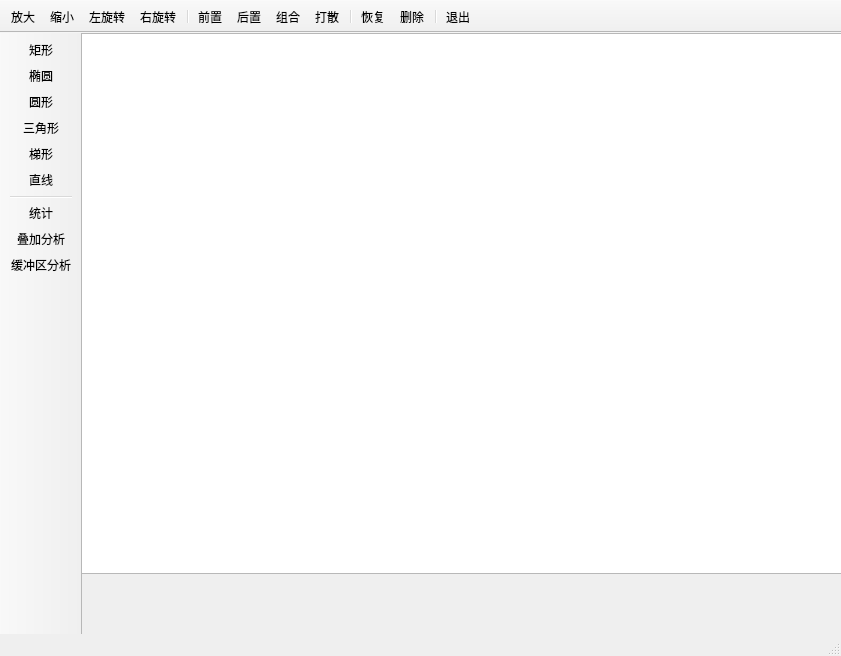
<?xml version="1.0" encoding="UTF-8"?>
<ui version="4.0">
 <class>MainWindow</class>
 <widget class="QMainWindow" name="MainWindow">
  <property name="geometry">
   <rect>
    <x>0</x>
    <y>0</y>
    <width>841</width>
    <height>656</height>
   </rect>
  </property>
  <property name="windowTitle">
   <string>图形编辑系统</string>
  </property>
  <widget class="QWidget" name="centralwidget">
   <widget class="GraphicsViewEx" name="View">
    <property name="geometry">
     <rect>
      <x>-10</x>
      <y>0</y>
      <width>771</width>
      <height>541</height>
     </rect>
    </property>
   </widget>
  </widget>
  <widget class="QMenuBar" name="menubar">
   <property name="geometry">
    <rect>
     <x>0</x>
     <y>0</y>
     <width>841</width>
     <height>21</height>
    </rect>
   </property>
  </widget>
  <widget class="QStatusBar" name="statusbar"/>
  <widget class="QToolBar" name="toolBar">
   <property name="windowTitle">
    <string>toolBar</string>
   </property>
   <property name="movable">
    <bool>false</bool>
   </property>
   <property name="toolButtonStyle">
    <enum>Qt::ToolButtonTextUnderIcon</enum>
   </property>
   <attribute name="toolBarArea">
    <enum>TopToolBarArea</enum>
   </attribute>
   <attribute name="toolBarBreak">
    <bool>false</bool>
   </attribute>
   <addaction name="actZoomIn"/>
   <addaction name="actZoomOut"/>
   <addaction name="actRotateLeft"/>
   <addaction name="actRotateRight"/>
   <addaction name="separator"/>
   <addaction name="actEdit_Front"/>
   <addaction name="actEdit_Back"/>
   <addaction name="actGroup"/>
   <addaction name="actGroupBreak"/>
   <addaction name="separator"/>
   <addaction name="actRestore"/>
   <addaction name="actEdit_Delete"/>
   <addaction name="separator"/>
   <addaction name="actQuit"/>
  </widget>
  <widget class="QToolBar" name="toolBar_2">
   <property name="windowTitle">
    <string>toolBar_2</string>
   </property>
   <property name="movable">
    <bool>false</bool>
   </property>
   <property name="toolButtonStyle">
    <enum>Qt::ToolButtonTextUnderIcon</enum>
   </property>
   <property name="统计" stdset="0">
    <string/>
   </property>
   <attribute name="toolBarArea">
    <enum>LeftToolBarArea</enum>
   </attribute>
   <attribute name="toolBarBreak">
    <bool>false</bool>
   </attribute>
   <addaction name="actItem_Rect"/>
   <addaction name="actItem_Ellipse"/>
   <addaction name="actItem_Circle"/>
   <addaction name="actItem_Triangle"/>
   <addaction name="actItem_Polygon"/>
   <addaction name="actItem_Line"/>
   <addaction name="separator"/>
   <addaction name="action_Statistics"/>
   <addaction name="action_Superposition"/>
   <addaction name="action_Buffer"/>
  </widget>
  <action name="actItem_Rect">
   <property name="icon">
    <iconset>
     <normaloff>images/Rect.png</normaloff>images/Rect.png</iconset>
   </property>
   <property name="text">
    <string>矩形</string>
   </property>
   <property name="toolTip">
    <string>添加矩形</string>
   </property>
  </action>
  <action name="actItem_Ellipse">
   <property name="icon">
    <iconset>
     <normaloff>images/Ellipse.png</normaloff>images/Ellipse.png</iconset>
   </property>
   <property name="text">
    <string>椭圆</string>
   </property>
   <property name="toolTip">
    <string>添加椭圆型</string>
   </property>
  </action>
  <action name="actItem_Line">
   <property name="icon">
    <iconset resource="res.qrc">
     <normaloff>:/images/images/LINE.BMP</normaloff>:/images/images/LINE.BMP</iconset>
   </property>
   <property name="text">
    <string>直线</string>
   </property>
   <property name="toolTip">
    <string>添加直线</string>
   </property>
  </action>
  <action name="actEdit_Delete">
   <property name="icon">
    <iconset resource="res.qrc">
     <normaloff>:/images/images/108.bmp</normaloff>:/images/images/108.bmp</iconset>
   </property>
   <property name="text">
    <string>删除</string>
   </property>
   <property name="toolTip">
    <string>删除选中的图元</string>
   </property>
  </action>
  <action name="actQuit">
   <property name="icon">
    <iconset resource="res.qrc">
     <normaloff>:/images/images/132.bmp</normaloff>:/images/images/132.bmp</iconset>
   </property>
   <property name="text">
    <string>退出</string>
   </property>
   <property name="toolTip">
    <string>退出本系统</string>
   </property>
  </action>
  <action name="actItem_Text">
   <property name="icon">
    <iconset resource="res.qrc">
     <normaloff>:/images/images/800.bmp</normaloff>:/images/images/800.bmp</iconset>
   </property>
   <property name="text">
    <string>文字</string>
   </property>
   <property name="toolTip">
    <string>添加文字</string>
   </property>
  </action>
  <action name="actEdit_Front">
   <property name="icon">
    <iconset resource="res.qrc">
     <normaloff>:/images/images/528.bmp</normaloff>:/images/images/528.bmp</iconset>
   </property>
   <property name="text">
    <string>前置</string>
   </property>
   <property name="toolTip">
    <string>居于最前面</string>
   </property>
  </action>
  <action name="actEdit_Back">
   <property name="icon">
    <iconset resource="res.qrc">
     <normaloff>:/images/images/526.bmp</normaloff>:/images/images/526.bmp</iconset>
   </property>
   <property name="text">
    <string>后置</string>
   </property>
   <property name="toolTip">
    <string>居于最后面</string>
   </property>
  </action>
  <action name="actItem_Polygon">
   <property name="icon">
    <iconset>
     <normaloff>images/tixing.webp</normaloff>images/tixing.webp</iconset>
   </property>
   <property name="text">
    <string>梯形</string>
   </property>
   <property name="toolTip">
    <string>添加梯形</string>
   </property>
  </action>
  <action name="actZoomIn">
   <property name="icon">
    <iconset>
     <normaloff>images/big.png</normaloff>images/big.png</iconset>
   </property>
   <property name="text">
    <string>放大</string>
   </property>
   <property name="toolTip">
    <string>放大</string>
   </property>
  </action>
  <action name="actZoomOut">
   <property name="icon">
    <iconset>
     <normaloff>images/small.png</normaloff>images/small.png</iconset>
   </property>
   <property name="text">
    <string>缩小</string>
   </property>
   <property name="toolTip">
    <string>缩小</string>
   </property>
  </action>
  <action name="actRotateLeft">
   <property name="icon">
    <iconset resource="res.qrc">
     <normaloff>:/images/images/rotateleft.png</normaloff>:/images/images/rotateleft.png</iconset>
   </property>
   <property name="text">
    <string>左旋转</string>
   </property>
   <property name="toolTip">
    <string>左旋转</string>
   </property>
  </action>
  <action name="actRotateRight">
   <property name="icon">
    <iconset resource="res.qrc">
     <normaloff>:/images/images/rotateright.png</normaloff>:/images/images/rotateright.png</iconset>
   </property>
   <property name="text">
    <string>右旋转</string>
   </property>
   <property name="toolTip">
    <string>右旋转</string>
   </property>
  </action>
  <action name="actRestore">
   <property name="icon">
    <iconset resource="res.qrc">
     <normaloff>:/images/images/420.bmp</normaloff>:/images/images/420.bmp</iconset>
   </property>
   <property name="text">
    <string>恢复</string>
   </property>
   <property name="toolTip">
    <string>恢复大小</string>
   </property>
  </action>
  <action name="actGroup">
   <property name="icon">
    <iconset resource="res.qrc">
     <normaloff>:/images/images/UNGROUP.BMP</normaloff>:/images/images/UNGROUP.BMP</iconset>
   </property>
   <property name="text">
    <string>组合</string>
   </property>
   <property name="toolTip">
    <string>组合</string>
   </property>
  </action>
  <action name="actGroupBreak">
   <property name="icon">
    <iconset resource="res.qrc">
     <normaloff>:/images/images/128.bmp</normaloff>:/images/images/128.bmp</iconset>
   </property>
   <property name="text">
    <string>打散</string>
   </property>
   <property name="toolTip">
    <string>取消组合</string>
   </property>
  </action>
  <action name="actItem_Circle">
   <property name="icon">
    <iconset>
     <normaloff>images/circle.png</normaloff>images/circle.png</iconset>
   </property>
   <property name="text">
    <string>圆形</string>
   </property>
   <property name="toolTip">
    <string>圆形</string>
   </property>
  </action>
  <action name="actItem_Triangle">
   <property name="icon">
    <iconset>
     <normaloff>images/Tian.png</normaloff>images/Tian.png</iconset>
   </property>
   <property name="text">
    <string>三角形</string>
   </property>
   <property name="toolTip">
    <string>三角形</string>
   </property>
  </action>
  <action name="actionSave">
   <property name="icon">
    <iconset resource="res.qrc">
     <normaloff>:/images/images/save1.bmp</normaloff>:/images/images/save1.bmp</iconset>
   </property>
   <property name="text">
    <string>保存</string>
   </property>
   <property name="toolTip">
    <string>保存图元</string>
   </property>
  </action>
  <action name="actionPrint">
   <property name="icon">
    <iconset resource="res.qrc">
     <normaloff>:/images/images/fileprint.png</normaloff>:/images/images/fileprint.png</iconset>
   </property>
   <property name="text">
    <string>打印</string>
   </property>
   <property name="toolTip">
    <string>打印</string>
   </property>
  </action>
  <action name="action_Statistics">
   <property name="checked">
    <bool>false</bool>
   </property>
   <property name="enabled">
    <bool>true</bool>
   </property>
   <property name="icon">
    <iconset>
     <normaloff>../Statics.jpg</normaloff>../Statics.jpg</iconset>
   </property>
   <property name="text">
    <string>统计</string>
   </property>
   <property name="toolTip">
    <string>各类几何的数量、面积、周长、长度、颜色统计</string>
   </property>
  </action>
  <action name="action_Superposition">
   <property name="checkable">
    <bool>false</bool>
   </property>
   <property name="icon">
    <iconset>
     <normaloff>../superposition.jpg</normaloff>../superposition.jpg</iconset>
   </property>
   <property name="text">
    <string>叠加分析</string>
   </property>
   <property name="toolTip">
    <string>对多个图层进行叠加分析</string>
   </property>
  </action>
  <action name="action_Buffer">
   <property name="checkable">
    <bool>false</bool>
   </property>
   <property name="checked">
    <bool>false</bool>
   </property>
   <property name="icon">
    <iconset>
     <normaloff>../Buffer.png</normaloff>../Buffer.png</iconset>
   </property>
   <property name="text">
    <string>缓冲区分析</string>
   </property>
   <property name="toolTip">
    <string>对图层构建缓冲区</string>
   </property>
  </action>
 </widget>
 <customwidgets>
  <customwidget>
   <class>GraphicsViewEx</class>
   <extends>QGraphicsView</extends>
   <header location="global">graphicsviewex.h</header>
  </customwidget>
 </customwidgets>
 <resources>
  <include location="res.qrc"/>
 </resources>
 <connections/>
</ui>
